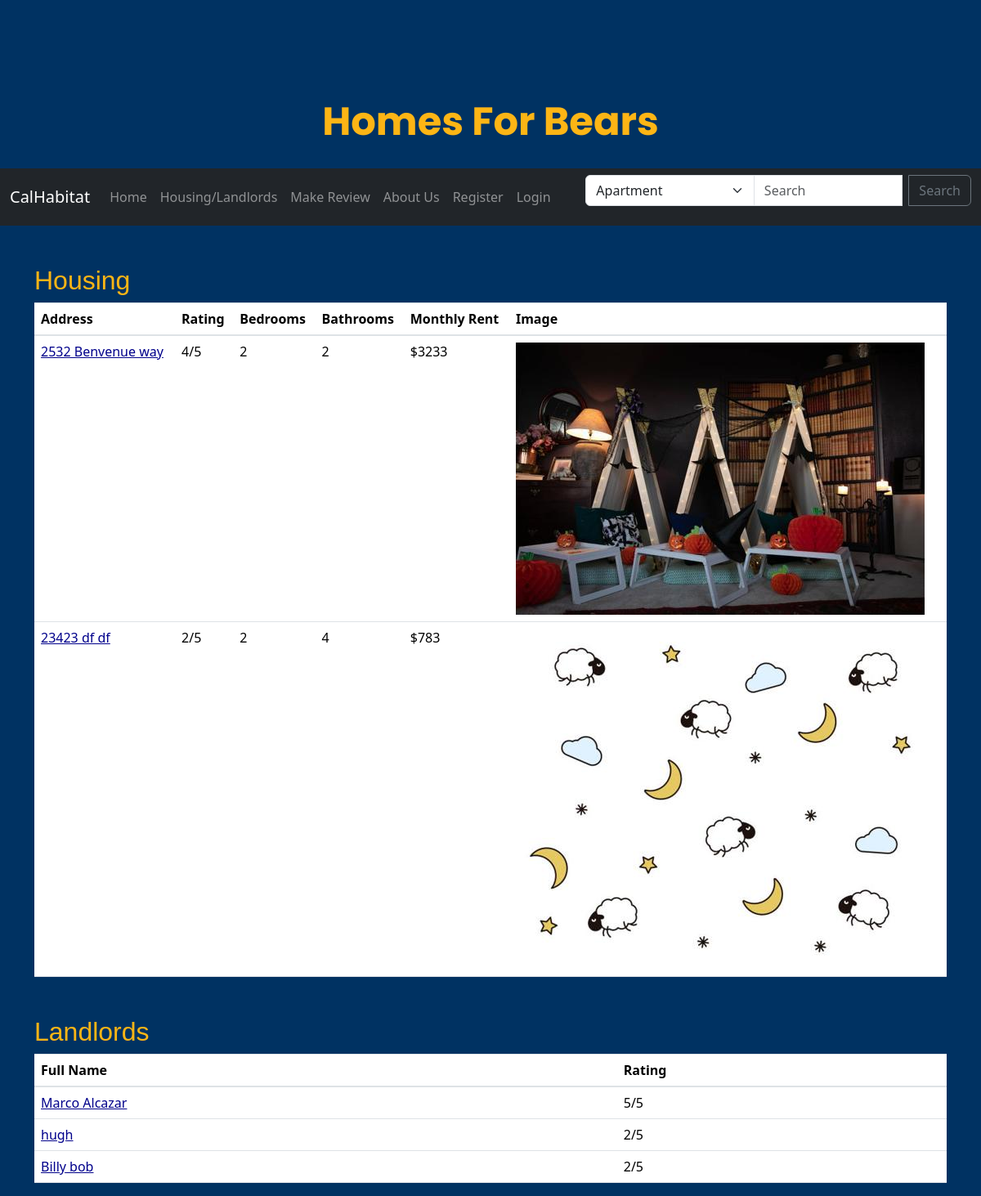
The page /apartmentss/ on the database as committed earlier.
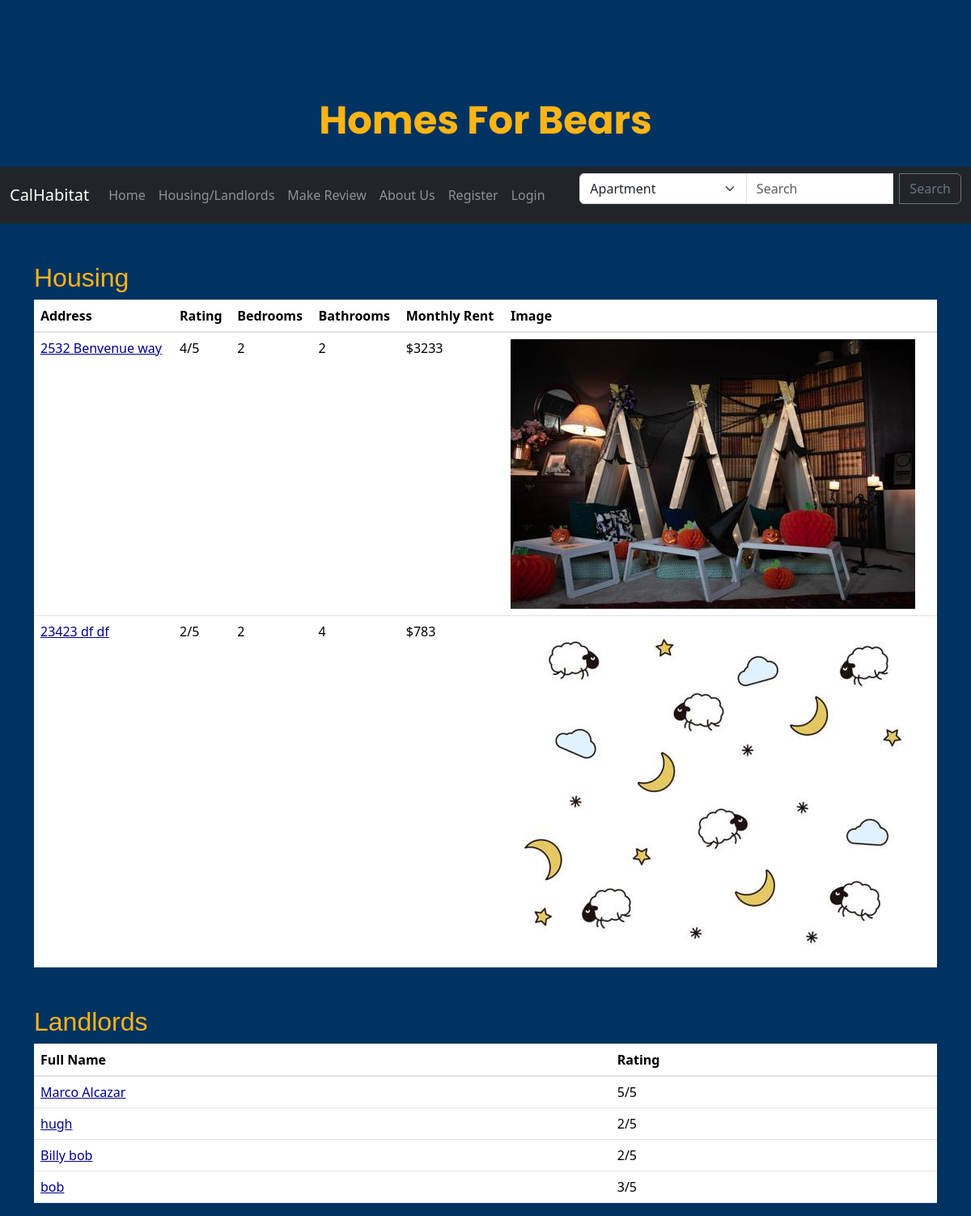
The same page on the database as committed later.
### myapp/models.py (models this page shows, shortened)
class Housing(models.Model):
    Address = models.CharField(max_length=50)
    Bedrooms = models.IntegerField(default="", validators=[MinValueValidator(1), MaxValueValidator(25)])
    Bathrooms = models.IntegerField(default="", validators=[MinValueValidator(1), MaxValueValidator(25)])
    Description = models.CharField(max_length=250, default="")
    Rating = models.IntegerField(default="", validators=[MinValueValidator(1), MaxValueValidator(5)])
    Price = models.IntegerField(default="", validators=[MinValueValidator(500), MaxValueValidator(50000)])
    LandLord = models.CharField(max_length=200, default="")
    housing_image = models.ImageField(null=True, blank=True, upload_to="images/")
    housing_image2 = models.ImageField(null=True, blank=True, upload_to="images/")
    housing_image3 = models.ImageField(null=True, blank=True, upload_to="images/")
    housing_image4 = models.ImageField(null=True, blank=True, upload_to="images/")
    housing_image5 = models.ImageField(null=True, blank=True, upload_to="images/")

class Landlord(models.Model):
    FullName= models.CharField(max_length = 60, default = "")
    Rating = models.IntegerField(default = "", validators=[MinValueValidator(1), MaxValueValidator(5)])
    Description = models.CharField(max_length = 250, default = "")

### myapp/views.py (the view)
# urls.py: path("apartmentss/", apartmentss.as_view(), name = "apartmentss"),
class apartmentss(ListView):
    template_name = 'myapp/apartmentss.html'
    model = Housing
    context_object_name = 'apartmentss'
    queryset = Housing.objects.all()
    def get_context_data(self, **kwargs):
        context = super().get_context_data(**kwargs)
        context['Landlords'] = Landlord.objects.all()  # Add queryset for landlords to the context
        return context

### myapp/templates/myapp/apartmentss.html (shortened to what this page needs)
<link rel="stylesheet" href="https://maxcdn.bootstrapcdn.com/bootstrap/4.5.2/css/bootstrap.min.css">
<link href="https://cdn.jsdelivr.net/npm/bootstrap@5.3.2/dist/css/bootstrap.min.css" rel="stylesheet">
{% load static %}
    <center>
    <h1 class='berkeley-gold'>Homes For Bears</h1>
    {% include 'myapp/nav.html' %}
  </center>
<div class="container mt-5">
    <h2 class="custom-heading-color">Housing</h2>
    <table class="table table-hover custom-table-color">
        <thead>
            <tr>
                <th>Address</th>
                <th>Rating</th>
                <th>Bedrooms</th>
                <th>Bathrooms</th>
                <th>Monthly Rent</th>
                <th>Image</th>
            </tr>
        </thead>
        <tbody>
            {% for house in apartmentss %}
            <tr>
                <td>
                    <a href="{% url 'show-house' house.id %}" class="custom-link-color">
                        {{ house.Address }}
                    </a>
                </td>
                <td>{{ house.Rating }}/5</td>
                <td> {{ house.Bedrooms }}</td>
                <td> {{ house.Bathrooms }}</td>
                <td> ${{ house.Price }}</td>
                {% if house.housing_image %}
                <td><img src="{{ house.housing_image.url }}"></td>
                {% endif %}
            </tr>
            {% endfor %}
        </tbody>
    </table>
</div>
<div class="container mt-5">
    <h2 class="custom-heading-color">Landlords</h2>
    <table class="table table-hover custom-table-color">
        <thead>
            <tr>
                <th>Full Name</th>
                <th>Rating</th>
            </tr>
        </thead>
        <tbody>
            {% for landlord in Landlords %}
            <tr>
                <td>
                    <a href="{% url 'show-landlord' landlord.id %}" class="custom-link-color">
                        {{ landlord.FullName }}
                    </a>
                </td>
                <td>{{ landlord.Rating }}/5</td>
            </tr>
            {% endfor %}
        </tbody>
    </table>
</div>

Rows that differ between the two databases and show on the page:
added Landlord: FullName "bob", Rating "3"
